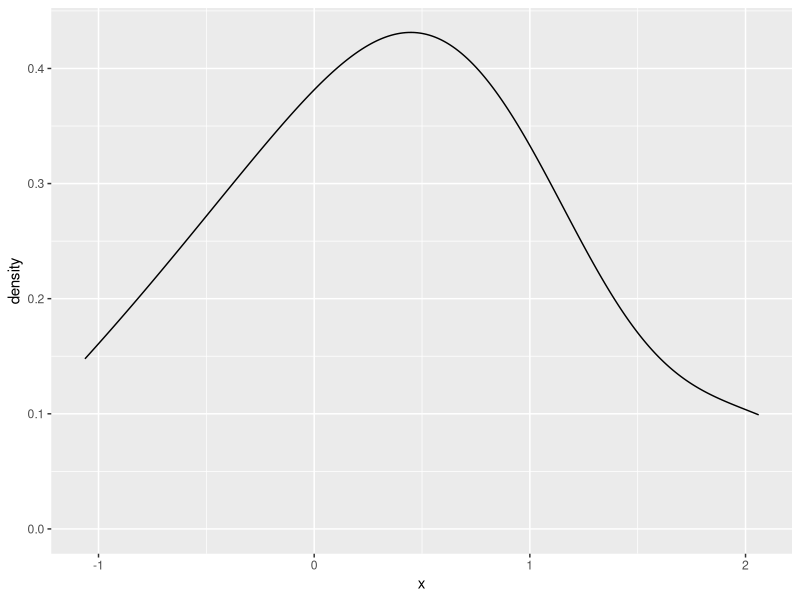
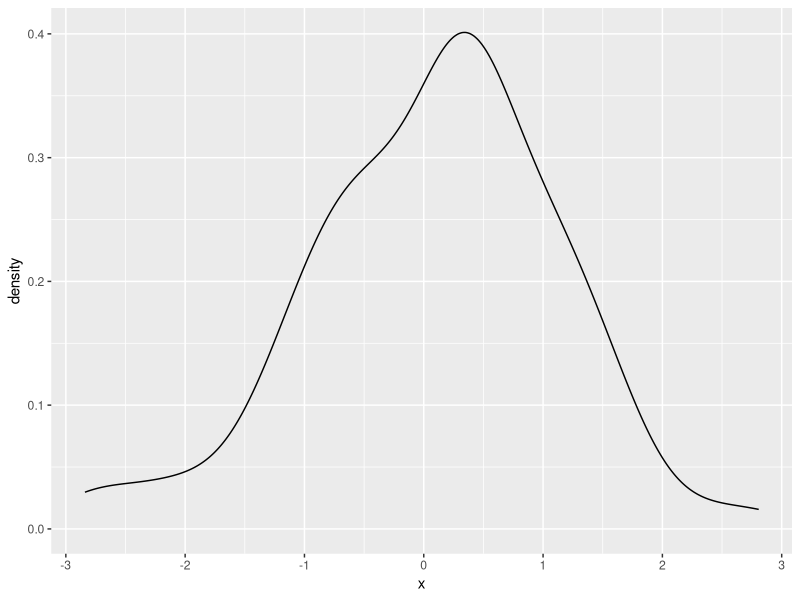
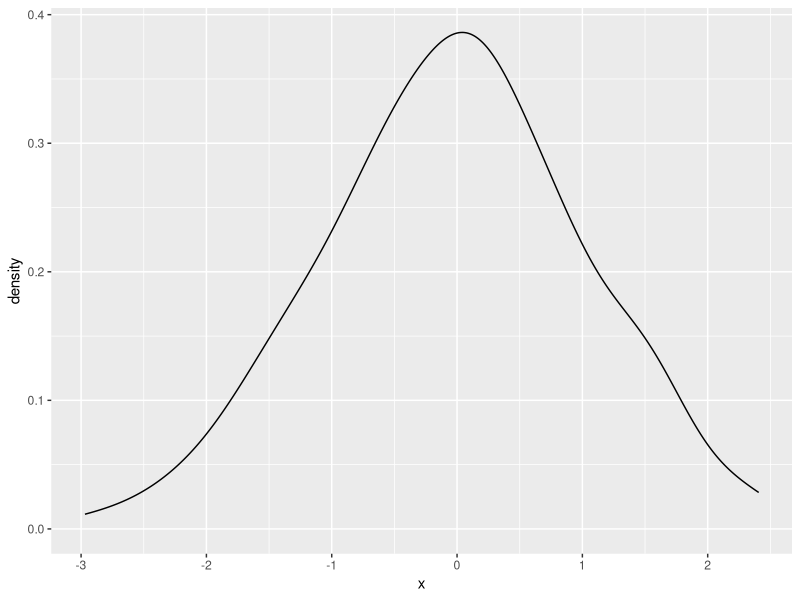
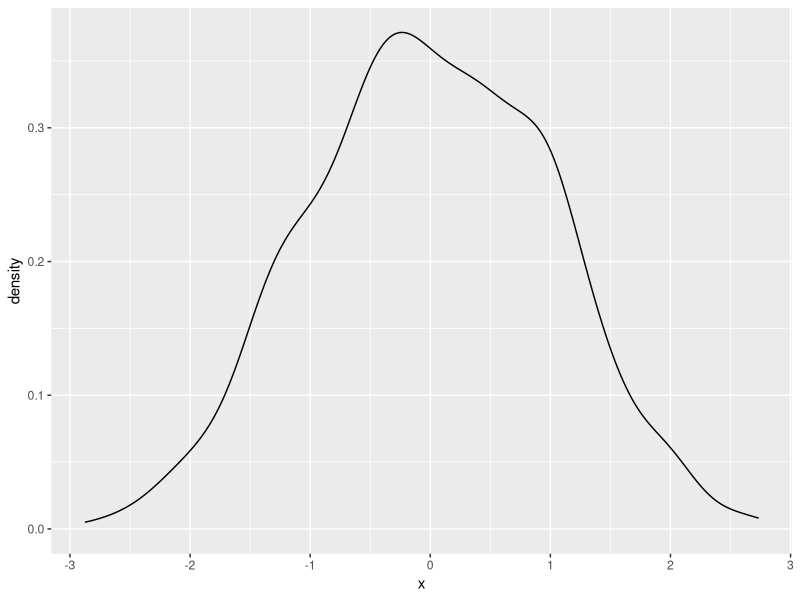
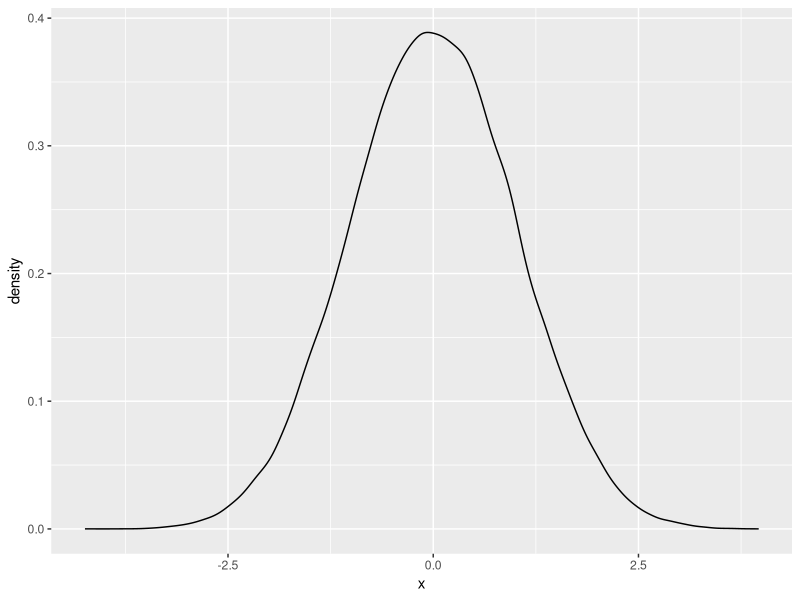
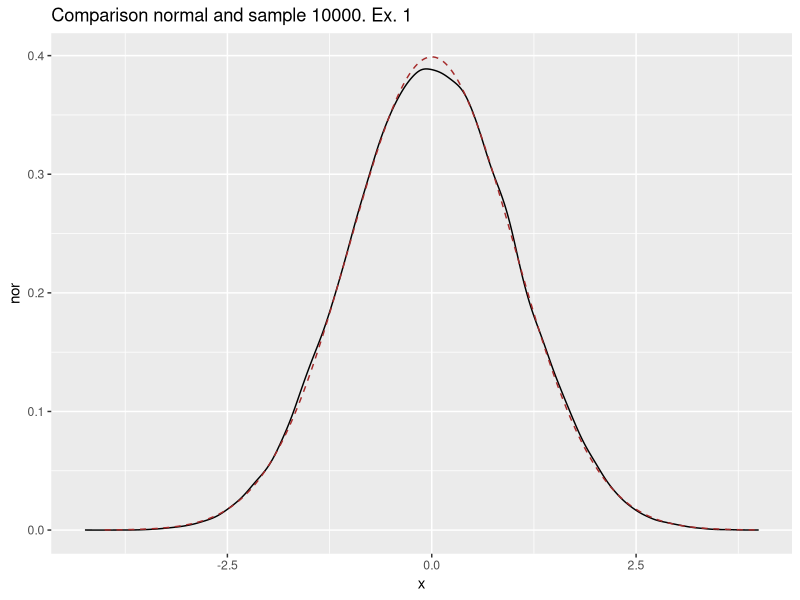

Generate these figures, in order, with R:
#EXERCISE 1
library(ggplot2)

generator <- function(n){
  Sample <- rep(0,n)
  for(k in 1:n){
    U <- runif(12)
    Sample[k] <- sum(U) - 6
  }
  return(Sample)
}

plotSample <- function(x){
  df <- as.data.frame(x)
  names(df)[1] <- "x"
  print(ggplot(df,aes(x)) + geom_density())
  print(ks.test(x,"pnorm",0,1)$p.value)  
}

n <- c(10,100,200,1000,100000)
set.seed(3110)
AllSamples <- sapply(n, generator)
sapply(AllSamples,plotSample)


df <- as.data.frame(AllSamples[5])
names(df)[1] <- "x"
df$grid <- seq(-4,4,length=100000)
df$nor <- dnorm(df$grid)

ggplot(df) +
  geom_density(aes(x))+
  geom_line(aes(grid,nor),col = "brown",linetype = 2)+
  ggtitle("Comparison normal and sample 10000. Ex. 1")

df$R <- rnorm(10000)
ks.test(df$x,"pnorm",0,1)

